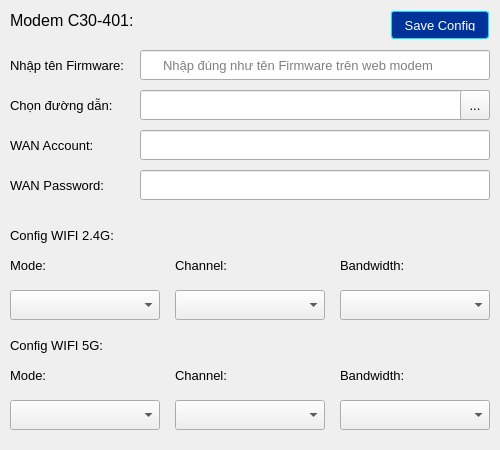
<?xml version="1.0" encoding="UTF-8"?>
<ui version="4.0">
 <class>Form</class>
 <widget class="QWidget" name="Form">
  <property name="geometry">
   <rect>
    <x>0</x>
    <y>0</y>
    <width>500</width>
    <height>450</height>
   </rect>
  </property>
  <property name="windowTitle">
   <string>Form</string>
  </property>
  <widget class="QLineEdit" name="wan_account">
   <property name="geometry">
    <rect>
     <x>140</x>
     <y>130</y>
     <width>350</width>
     <height>30</height>
    </rect>
   </property>
   <property name="font">
    <font>
     <pointsize>10</pointsize>
    </font>
   </property>
   <property name="styleSheet">
    <string notr="true">padding-left: 20px;</string>
   </property>
  </widget>
  <widget class="QLabel" name="label_3">
   <property name="geometry">
    <rect>
     <x>10</x>
     <y>50</y>
     <width>121</width>
     <height>30</height>
    </rect>
   </property>
   <property name="font">
    <font>
     <pointsize>10</pointsize>
    </font>
   </property>
   <property name="text">
    <string>Nhập tên Firmware:</string>
   </property>
  </widget>
  <widget class="QLabel" name="label_2">
   <property name="geometry">
    <rect>
     <x>10</x>
     <y>90</y>
     <width>121</width>
     <height>30</height>
    </rect>
   </property>
   <property name="font">
    <font>
     <pointsize>10</pointsize>
    </font>
   </property>
   <property name="text">
    <string>Chọn đường dẫn:</string>
   </property>
  </widget>
  <widget class="QLabel" name="label_7">
   <property name="geometry">
    <rect>
     <x>175</x>
     <y>250</y>
     <width>70</width>
     <height>30</height>
    </rect>
   </property>
   <property name="font">
    <font>
     <pointsize>10</pointsize>
    </font>
   </property>
   <property name="text">
    <string>Channel:</string>
   </property>
  </widget>
  <widget class="QComboBox" name="wifi24_bandwidth">
   <property name="geometry">
    <rect>
     <x>340</x>
     <y>290</y>
     <width>150</width>
     <height>30</height>
    </rect>
   </property>
   <property name="font">
    <font>
     <pointsize>10</pointsize>
    </font>
   </property>
   <property name="styleSheet">
    <string notr="true">padding-left: 20px;
padding-right: 20px;</string>
   </property>
  </widget>
  <widget class="QLabel" name="label">
   <property name="geometry">
    <rect>
     <x>10</x>
     <y>10</y>
     <width>151</width>
     <height>20</height>
    </rect>
   </property>
   <property name="font">
    <font>
     <pointsize>12</pointsize>
    </font>
   </property>
   <property name="text">
    <string>Modem C30-401:</string>
   </property>
  </widget>
  <widget class="QLabel" name="label_5">
   <property name="geometry">
    <rect>
     <x>10</x>
     <y>170</y>
     <width>101</width>
     <height>30</height>
    </rect>
   </property>
   <property name="font">
    <font>
     <pointsize>10</pointsize>
    </font>
   </property>
   <property name="text">
    <string>WAN Password:</string>
   </property>
  </widget>
  <widget class="QLabel" name="label_6">
   <property name="geometry">
    <rect>
     <x>10</x>
     <y>250</y>
     <width>70</width>
     <height>30</height>
    </rect>
   </property>
   <property name="font">
    <font>
     <pointsize>10</pointsize>
    </font>
   </property>
   <property name="text">
    <string>Mode:</string>
   </property>
  </widget>
  <widget class="QLineEdit" name="firmware_name">
   <property name="geometry">
    <rect>
     <x>140</x>
     <y>50</y>
     <width>350</width>
     <height>30</height>
    </rect>
   </property>
   <property name="font">
    <font>
     <pointsize>10</pointsize>
    </font>
   </property>
   <property name="styleSheet">
    <string notr="true">padding-left: 20px;</string>
   </property>
   <property name="placeholderText">
    <string>Nhập đúng như tên Firmware trên web modem</string>
   </property>
  </widget>
  <widget class="QLabel" name="label_8">
   <property name="geometry">
    <rect>
     <x>340</x>
     <y>250</y>
     <width>70</width>
     <height>30</height>
    </rect>
   </property>
   <property name="font">
    <font>
     <pointsize>10</pointsize>
    </font>
   </property>
   <property name="text">
    <string>Bandwidth:</string>
   </property>
  </widget>
  <widget class="QComboBox" name="wifi24_mode">
   <property name="geometry">
    <rect>
     <x>10</x>
     <y>290</y>
     <width>150</width>
     <height>30</height>
    </rect>
   </property>
   <property name="font">
    <font>
     <pointsize>10</pointsize>
    </font>
   </property>
   <property name="styleSheet">
    <string notr="true">padding-left: 20px;
padding-right: 20px;</string>
   </property>
  </widget>
  <widget class="QToolButton" name="select_firmware_btn">
   <property name="geometry">
    <rect>
     <x>460</x>
     <y>90</y>
     <width>30</width>
     <height>30</height>
    </rect>
   </property>
   <property name="font">
    <font>
     <pointsize>10</pointsize>
    </font>
   </property>
   <property name="text">
    <string>...</string>
   </property>
  </widget>
  <widget class="QLabel" name="label_4">
   <property name="geometry">
    <rect>
     <x>10</x>
     <y>130</y>
     <width>91</width>
     <height>30</height>
    </rect>
   </property>
   <property name="font">
    <font>
     <pointsize>10</pointsize>
    </font>
   </property>
   <property name="text">
    <string>WAN Account:</string>
   </property>
  </widget>
  <widget class="QComboBox" name="wifi24_channel">
   <property name="geometry">
    <rect>
     <x>175</x>
     <y>290</y>
     <width>150</width>
     <height>30</height>
    </rect>
   </property>
   <property name="font">
    <font>
     <pointsize>10</pointsize>
    </font>
   </property>
   <property name="styleSheet">
    <string notr="true">padding-left: 20px;
padding-right: 20px;</string>
   </property>
  </widget>
  <widget class="QLineEdit" name="firmware_path">
   <property name="geometry">
    <rect>
     <x>140</x>
     <y>90</y>
     <width>350</width>
     <height>30</height>
    </rect>
   </property>
   <property name="font">
    <font>
     <pointsize>10</pointsize>
    </font>
   </property>
   <property name="styleSheet">
    <string notr="true">padding-left: 20px;</string>
   </property>
  </widget>
  <widget class="QLineEdit" name="wan_password">
   <property name="geometry">
    <rect>
     <x>140</x>
     <y>170</y>
     <width>350</width>
     <height>30</height>
    </rect>
   </property>
   <property name="font">
    <font>
     <pointsize>10</pointsize>
    </font>
   </property>
   <property name="styleSheet">
    <string notr="true">padding-left: 20px;</string>
   </property>
  </widget>
  <widget class="QComboBox" name="wifi5_bandwidth">
   <property name="geometry">
    <rect>
     <x>340</x>
     <y>400</y>
     <width>150</width>
     <height>30</height>
    </rect>
   </property>
   <property name="font">
    <font>
     <pointsize>10</pointsize>
    </font>
   </property>
   <property name="styleSheet">
    <string notr="true">padding-left: 20px;
padding-right: 20px;</string>
   </property>
  </widget>
  <widget class="QComboBox" name="wifi5_channel">
   <property name="geometry">
    <rect>
     <x>175</x>
     <y>400</y>
     <width>150</width>
     <height>30</height>
    </rect>
   </property>
   <property name="font">
    <font>
     <pointsize>10</pointsize>
    </font>
   </property>
   <property name="styleSheet">
    <string notr="true">padding-left: 20px;
padding-right: 20px;</string>
   </property>
  </widget>
  <widget class="QLabel" name="label_9">
   <property name="geometry">
    <rect>
     <x>175</x>
     <y>360</y>
     <width>70</width>
     <height>30</height>
    </rect>
   </property>
   <property name="font">
    <font>
     <pointsize>10</pointsize>
    </font>
   </property>
   <property name="text">
    <string>Channel:</string>
   </property>
  </widget>
  <widget class="QComboBox" name="wifi5_mode">
   <property name="geometry">
    <rect>
     <x>10</x>
     <y>400</y>
     <width>150</width>
     <height>30</height>
    </rect>
   </property>
   <property name="font">
    <font>
     <pointsize>10</pointsize>
    </font>
   </property>
   <property name="styleSheet">
    <string notr="true">padding-left: 20px;
padding-right: 20px;</string>
   </property>
  </widget>
  <widget class="QLabel" name="label_10">
   <property name="geometry">
    <rect>
     <x>340</x>
     <y>360</y>
     <width>70</width>
     <height>30</height>
    </rect>
   </property>
   <property name="font">
    <font>
     <pointsize>10</pointsize>
    </font>
   </property>
   <property name="text">
    <string>Bandwidth:</string>
   </property>
  </widget>
  <widget class="QLabel" name="label_11">
   <property name="geometry">
    <rect>
     <x>10</x>
     <y>360</y>
     <width>70</width>
     <height>30</height>
    </rect>
   </property>
   <property name="font">
    <font>
     <pointsize>10</pointsize>
    </font>
   </property>
   <property name="text">
    <string>Mode:</string>
   </property>
  </widget>
  <widget class="QLabel" name="label_12">
   <property name="geometry">
    <rect>
     <x>10</x>
     <y>220</y>
     <width>111</width>
     <height>30</height>
    </rect>
   </property>
   <property name="font">
    <font>
     <pointsize>10</pointsize>
    </font>
   </property>
   <property name="text">
    <string>Config WIFI 2.4G:</string>
   </property>
  </widget>
  <widget class="QLabel" name="label_13">
   <property name="geometry">
    <rect>
     <x>10</x>
     <y>330</y>
     <width>111</width>
     <height>30</height>
    </rect>
   </property>
   <property name="font">
    <font>
     <pointsize>10</pointsize>
    </font>
   </property>
   <property name="text">
    <string>Config WIFI 5G:</string>
   </property>
  </widget>
  <widget class="QPushButton" name="save_config_btn">
   <property name="geometry">
    <rect>
     <x>390</x>
     <y>10</y>
     <width>100</width>
     <height>30</height>
    </rect>
   </property>
   <property name="font">
    <font>
     <pointsize>10</pointsize>
    </font>
   </property>
   <property name="styleSheet">
    <string notr="true">margin: 1px; 
                padding: 7px; 
                background-color: #003399; 
                color: #ffffff;
                border-style: solid; 
                border-radius: 3px; 
                border-width: 0.5px; 
                border-color: rgba(0,230,255,255);</string>
   </property>
   <property name="text">
    <string>Save Config</string>
   </property>
  </widget>
  <zorder>wan_account</zorder>
  <zorder>label_3</zorder>
  <zorder>label_2</zorder>
  <zorder>label_7</zorder>
  <zorder>wifi24_bandwidth</zorder>
  <zorder>label</zorder>
  <zorder>label_5</zorder>
  <zorder>label_6</zorder>
  <zorder>firmware_name</zorder>
  <zorder>label_8</zorder>
  <zorder>wifi24_mode</zorder>
  <zorder>label_4</zorder>
  <zorder>wifi24_channel</zorder>
  <zorder>firmware_path</zorder>
  <zorder>wan_password</zorder>
  <zorder>select_firmware_btn</zorder>
  <zorder>wifi5_bandwidth</zorder>
  <zorder>wifi5_channel</zorder>
  <zorder>label_9</zorder>
  <zorder>wifi5_mode</zorder>
  <zorder>label_10</zorder>
  <zorder>label_11</zorder>
  <zorder>label_12</zorder>
  <zorder>label_13</zorder>
  <zorder>save_config_btn</zorder>
 </widget>
 <resources/>
 <connections/>
</ui>
